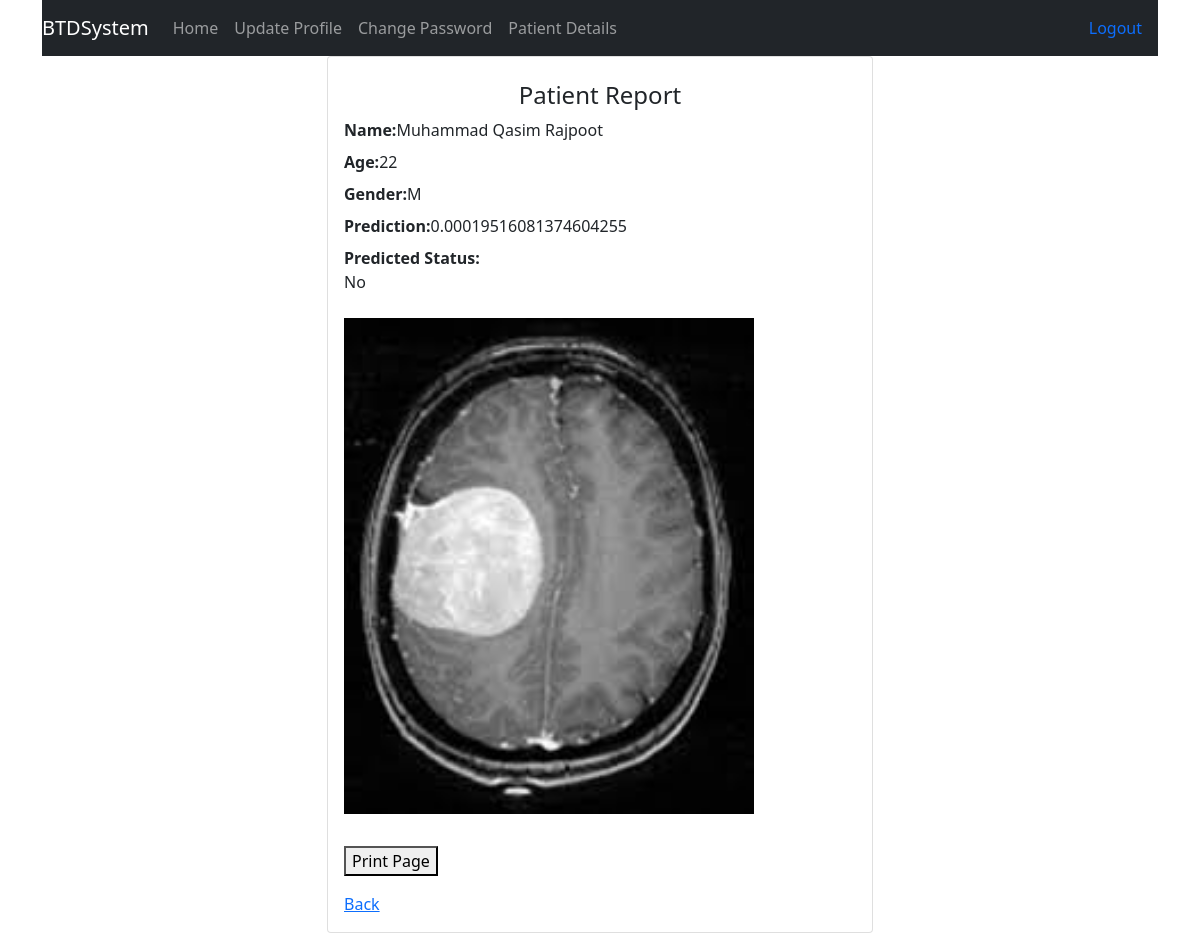
The app's page /user/report/1/print with its own data.
### main.py (models this page shows, shortened)
class Patient(db.Model):
    id = db.Column(db.Integer, primary_key=True)
    name = db.Column(db.String(100))
    age = db.Column(db.Integer)
    gender = db.Column(db.String(10))
    mri_image = db.Column(db.String(100))
    anomaly_score = db.Column(db.Float)

### main.py (the view)
@app.route('/user/report/<int:id>/print')
def patient_report(id):
    patient = Patient.query.get_or_404(id)
    return render_template('user/report.html', patient=patient, print=True)

### templates/user/report.html (shortened to what this page needs)
{% extends "user/layout.html"%}
{% block content %}
<div class="container">
    {% include 'user/navbar.html' %}
    <div class="row d-flex justify-content-center">
        <div class="col-xl-6 col-lg-6 col-md-6 col-sm-12">
            <div class="card">
                <div class="card-body">
                    <div id="libInp">
                        <div class="my-2">
                            <h4 class="text-center my-2">
                                Patient Report
                            </h4>
                        </div>
                        <div class="my-2">
                            <label for=""><b>Name:</b>{{ patient.name}}</label>
                        </div>
                        <div class="my-2">
                            <label for=""><b>Age:</b>{{ patient.age}}</label>
                        </div>
                        <div class="my-2">
                            <label for=""><b>Gender:</b>{{ patient.gender }}</label>
                        </div>
                        <div class="my-2">
                            <label for=""><b>Prediction:</b>{{ patient.anomaly_score}}</label>
                        </div>
                        <div class="my-2">
                            <label for=""><b>Predicted Status:</b>
                            {% if patient.anomaly_score is not none and patient.anomaly_score >= 1.0 %}
                                <p>WF</p>
                            {% elif patient.anomaly_score is not none and patient.anomaly_score >= 0.40 %}
                                <p>Yes</p>
                            {% else %}
                                <p>No</p>
                            {% endif %}</label>
                        </div>
                        <div class="my-2">
                        {% if patient.mri_image %}
                        <img src="{{ patient.mri_image }}"  class="center"><br><br>
                        {% endif %}
                        </div>
                    </div>
                         <div id="libBtnWrap">
                         <button onclick="libPrint()">Print Page</button>
                         </div>
                        <a href="{{ url_for('show_Patients') }}">Back</a>
                </div>
                </div>
            </div>
        </div>
    </div>
{% endblock content %}

### templates/user/report.html (style rules this page uses)
.my-2 { position: relative; }
img { width: 80%; height: auto; opacity: 0.3; }

### records on screen
Patient: name "Muhammad Qasim Rajpoot", age "22", gender "M", anomaly_score "0.00019516081374604255", mri_image (picture)
